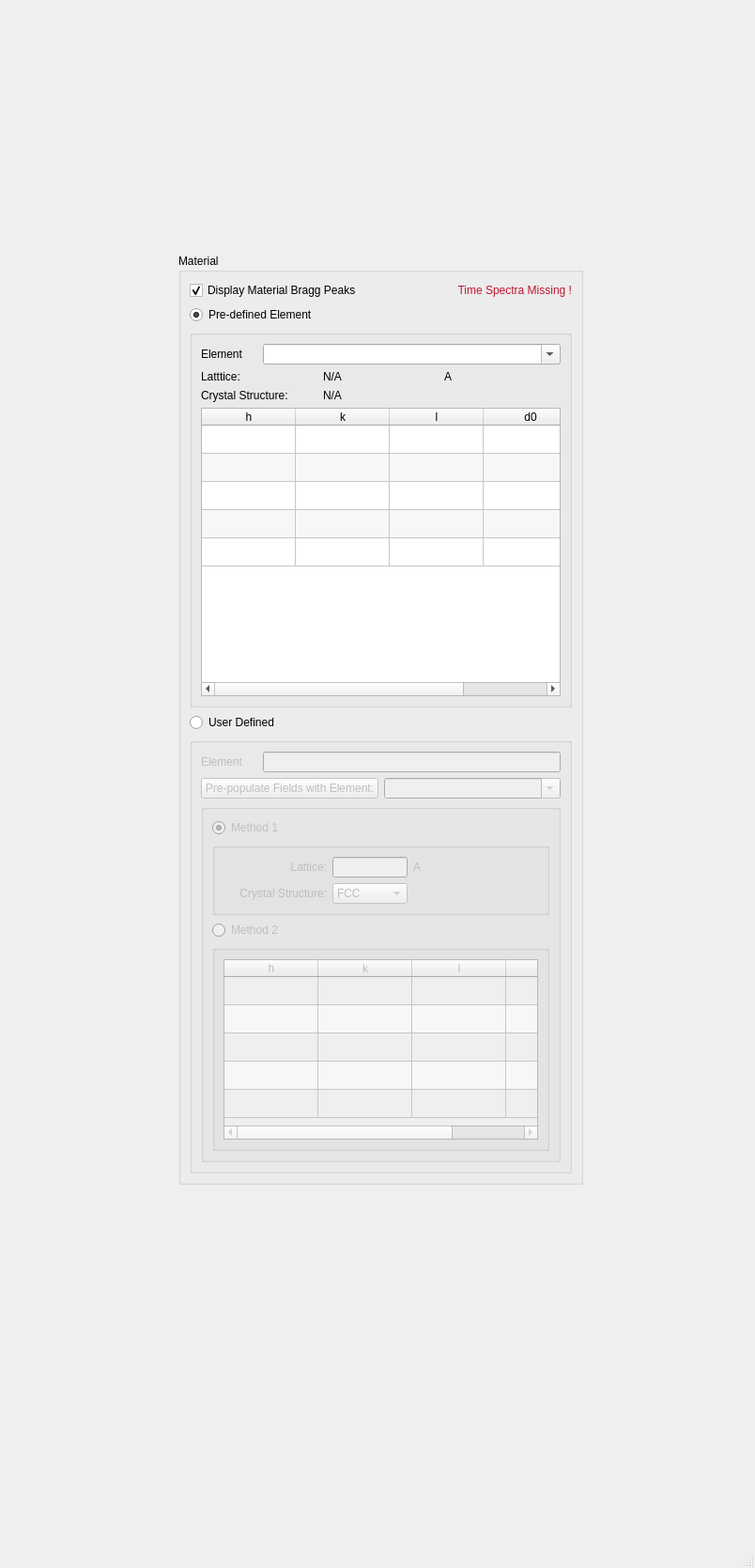
<?xml version="1.0" encoding="UTF-8"?>
<ui version="4.0">
 <class>MainWindow</class>
 <widget class="QMainWindow" name="MainWindow">
  <property name="geometry">
   <rect>
    <x>0</x>
    <y>0</y>
    <width>804</width>
    <height>1669</height>
   </rect>
  </property>
  <property name="windowTitle">
   <string>MainWindow</string>
  </property>
  <widget class="QWidget" name="centralwidget">
   <widget class="QGroupBox" name="groupBox_4">
    <property name="geometry">
     <rect>
      <x>190</x>
      <y>270</y>
      <width>431</width>
      <height>991</height>
     </rect>
    </property>
    <property name="minimumSize">
     <size>
      <width>0</width>
      <height>0</height>
     </size>
    </property>
    <property name="title">
     <string>Material</string>
    </property>
    <layout class="QVBoxLayout" name="verticalLayout_11">
     <item>
      <layout class="QHBoxLayout" name="horizontalLayout_23">
       <item>
        <widget class="QCheckBox" name="material_display_checkbox_2">
         <property name="text">
          <string>Display Material Bragg Peaks</string>
         </property>
         <property name="checked">
          <bool>true</bool>
         </property>
        </widget>
       </item>
       <item>
        <widget class="QLabel" name="display_warning_2">
         <property name="text">
          <string>&lt;html&gt;&lt;head/&gt;&lt;body&gt;&lt;p&gt;&lt;span style=&quot; color:#c1162d;&quot;&gt;Time Spectra Missing !&lt;/span&gt;&lt;/p&gt;&lt;/body&gt;&lt;/html&gt;</string>
         </property>
         <property name="alignment">
          <set>Qt::AlignRight|Qt::AlignTrailing|Qt::AlignVCenter</set>
         </property>
        </widget>
       </item>
      </layout>
     </item>
     <item>
      <widget class="QRadioButton" name="radioButton">
       <property name="text">
        <string>Pre-defined Element</string>
       </property>
       <property name="checked">
        <bool>true</bool>
       </property>
      </widget>
     </item>
     <item>
      <widget class="QGroupBox" name="groupBox_5">
       <property name="title">
        <string/>
       </property>
       <layout class="QVBoxLayout" name="verticalLayout">
        <item>
         <layout class="QHBoxLayout" name="horizontalLayout_19">
          <item>
           <widget class="QLabel" name="label_13">
            <property name="minimumSize">
             <size>
              <width>60</width>
              <height>0</height>
             </size>
            </property>
            <property name="maximumSize">
             <size>
              <width>60</width>
              <height>16777215</height>
             </size>
            </property>
            <property name="text">
             <string>Element</string>
            </property>
           </widget>
          </item>
          <item>
           <widget class="QComboBox" name="list_of_elements_2">
            <property name="editable">
             <bool>true</bool>
            </property>
           </widget>
          </item>
         </layout>
        </item>
        <item>
         <layout class="QGridLayout" name="gridLayout">
          <item row="0" column="0">
           <widget class="QLabel" name="label">
            <property name="text">
             <string>Latttice:</string>
            </property>
           </widget>
          </item>
          <item row="0" column="1">
           <widget class="QLabel" name="label_2">
            <property name="text">
             <string>N/A</string>
            </property>
           </widget>
          </item>
          <item row="0" column="2">
           <widget class="QLabel" name="angstroms_label_2">
            <property name="text">
             <string>A</string>
            </property>
           </widget>
          </item>
          <item row="1" column="0">
           <widget class="QLabel" name="label_5">
            <property name="text">
             <string>Crystal Structure:</string>
            </property>
           </widget>
          </item>
          <item row="1" column="1">
           <widget class="QLabel" name="label_8">
            <property name="text">
             <string>N/A</string>
            </property>
           </widget>
          </item>
         </layout>
        </item>
        <item>
         <widget class="QTableWidget" name="tableWidget_2">
          <property name="alternatingRowColors">
           <bool>true</bool>
          </property>
          <attribute name="horizontalHeaderStretchLastSection">
           <bool>true</bool>
          </attribute>
          <attribute name="verticalHeaderVisible">
           <bool>false</bool>
          </attribute>
          <row>
           <property name="text">
            <string>New Row</string>
           </property>
          </row>
          <row>
           <property name="text">
            <string>New Row</string>
           </property>
          </row>
          <row>
           <property name="text">
            <string>New Row</string>
           </property>
          </row>
          <row>
           <property name="text">
            <string>New Row</string>
           </property>
          </row>
          <row>
           <property name="text">
            <string>New Row</string>
           </property>
          </row>
          <column>
           <property name="text">
            <string>h</string>
           </property>
          </column>
          <column>
           <property name="text">
            <string>k</string>
           </property>
          </column>
          <column>
           <property name="text">
            <string>l</string>
           </property>
          </column>
          <column>
           <property name="text">
            <string>d0</string>
           </property>
          </column>
         </widget>
        </item>
       </layout>
      </widget>
     </item>
     <item>
      <widget class="QRadioButton" name="radioButton_2">
       <property name="text">
        <string>User Defined</string>
       </property>
      </widget>
     </item>
     <item>
      <widget class="QGroupBox" name="groupBox_7">
       <property name="enabled">
        <bool>false</bool>
       </property>
       <property name="title">
        <string/>
       </property>
       <layout class="QVBoxLayout" name="verticalLayout_14">
        <item>
         <layout class="QHBoxLayout" name="horizontalLayout_10">
          <item>
           <widget class="QLabel" name="label_14">
            <property name="minimumSize">
             <size>
              <width>60</width>
              <height>0</height>
             </size>
            </property>
            <property name="maximumSize">
             <size>
              <width>60</width>
              <height>16777215</height>
             </size>
            </property>
            <property name="text">
             <string>Element</string>
            </property>
           </widget>
          </item>
          <item>
           <widget class="QLineEdit" name="lineEdit"/>
          </item>
         </layout>
        </item>
        <item>
         <layout class="QHBoxLayout" name="horizontalLayout_11">
          <item>
           <widget class="QPushButton" name="pushButton">
            <property name="text">
             <string>Pre-populate Fields with Element:</string>
            </property>
           </widget>
          </item>
          <item>
           <widget class="QComboBox" name="list_of_elements_3">
            <property name="editable">
             <bool>true</bool>
            </property>
           </widget>
          </item>
         </layout>
        </item>
        <item>
         <widget class="QGroupBox" name="groupBox_8">
          <property name="title">
           <string/>
          </property>
          <layout class="QVBoxLayout" name="verticalLayout_15">
           <item>
            <widget class="QRadioButton" name="method1_radioButton">
             <property name="text">
              <string>Method 1</string>
             </property>
             <property name="checked">
              <bool>true</bool>
             </property>
            </widget>
           </item>
           <item>
            <layout class="QHBoxLayout" name="horizontalLayout_12">
             <item>
              <layout class="QHBoxLayout" name="horizontalLayout_13">
               <item>
                <widget class="QGroupBox" name="method1_groupBox">
                 <property name="title">
                  <string/>
                 </property>
                 <layout class="QVBoxLayout" name="verticalLayout_18">
                  <item>
                   <layout class="QHBoxLayout" name="horizontalLayout_14">
                    <item>
                     <widget class="QLabel" name="label_9">
                      <property name="minimumSize">
                       <size>
                        <width>110</width>
                        <height>0</height>
                       </size>
                      </property>
                      <property name="maximumSize">
                       <size>
                        <width>110</width>
                        <height>16777215</height>
                       </size>
                      </property>
                      <property name="layoutDirection">
                       <enum>Qt::LeftToRight</enum>
                      </property>
                      <property name="text">
                       <string>Lattice:</string>
                      </property>
                      <property name="alignment">
                       <set>Qt::AlignRight|Qt::AlignTrailing|Qt::AlignVCenter</set>
                      </property>
                     </widget>
                    </item>
                    <item>
                     <widget class="QLineEdit" name="lattice">
                      <property name="minimumSize">
                       <size>
                        <width>80</width>
                        <height>0</height>
                       </size>
                      </property>
                      <property name="maximumSize">
                       <size>
                        <width>80</width>
                        <height>16777215</height>
                       </size>
                      </property>
                     </widget>
                    </item>
                    <item>
                     <widget class="QLabel" name="angstroms_label_3">
                      <property name="text">
                       <string>A</string>
                      </property>
                     </widget>
                    </item>
                    <item>
                     <spacer name="horizontalSpacer_12">
                      <property name="orientation">
                       <enum>Qt::Horizontal</enum>
                      </property>
                      <property name="sizeHint" stdset="0">
                       <size>
                        <width>40</width>
                        <height>20</height>
                       </size>
                      </property>
                     </spacer>
                    </item>
                   </layout>
                  </item>
                  <item>
                   <layout class="QHBoxLayout" name="horizontalLayout_20">
                    <item>
                     <widget class="QLabel" name="label_10">
                      <property name="minimumSize">
                       <size>
                        <width>110</width>
                        <height>0</height>
                       </size>
                      </property>
                      <property name="maximumSize">
                       <size>
                        <width>110</width>
                        <height>16777215</height>
                       </size>
                      </property>
                      <property name="layoutDirection">
                       <enum>Qt::LeftToRight</enum>
                      </property>
                      <property name="text">
                       <string>Crystal Structure:</string>
                      </property>
                      <property name="alignment">
                       <set>Qt::AlignRight|Qt::AlignTrailing|Qt::AlignVCenter</set>
                      </property>
                     </widget>
                    </item>
                    <item>
                     <widget class="QComboBox" name="crystal_structure_2">
                      <property name="sizePolicy">
                       <sizepolicy hsizetype="Expanding" vsizetype="Fixed">
                        <horstretch>0</horstretch>
                        <verstretch>0</verstretch>
                       </sizepolicy>
                      </property>
                      <property name="minimumSize">
                       <size>
                        <width>80</width>
                        <height>0</height>
                       </size>
                      </property>
                      <property name="maximumSize">
                       <size>
                        <width>80</width>
                        <height>16777215</height>
                       </size>
                      </property>
                      <item>
                       <property name="text">
                        <string>FCC</string>
                       </property>
                      </item>
                      <item>
                       <property name="text">
                        <string>BCC</string>
                       </property>
                      </item>
                     </widget>
                    </item>
                    <item>
                     <spacer name="horizontalSpacer_13">
                      <property name="orientation">
                       <enum>Qt::Horizontal</enum>
                      </property>
                      <property name="sizeHint" stdset="0">
                       <size>
                        <width>40</width>
                        <height>20</height>
                       </size>
                      </property>
                     </spacer>
                    </item>
                   </layout>
                  </item>
                 </layout>
                </widget>
               </item>
              </layout>
             </item>
            </layout>
           </item>
           <item>
            <widget class="QRadioButton" name="method2_radioButton">
             <property name="text">
              <string>Method 2</string>
             </property>
            </widget>
           </item>
           <item>
            <layout class="QHBoxLayout" name="horizontalLayout_26">
             <item>
              <widget class="QGroupBox" name="method2_groupBox">
               <property name="enabled">
                <bool>false</bool>
               </property>
               <property name="title">
                <string/>
               </property>
               <layout class="QVBoxLayout" name="verticalLayout_20">
                <item>
                 <widget class="QTableWidget" name="tableWidget">
                  <property name="alternatingRowColors">
                   <bool>true</bool>
                  </property>
                  <attribute name="horizontalHeaderStretchLastSection">
                   <bool>true</bool>
                  </attribute>
                  <attribute name="verticalHeaderVisible">
                   <bool>false</bool>
                  </attribute>
                  <row>
                   <property name="text">
                    <string>New Row</string>
                   </property>
                  </row>
                  <row>
                   <property name="text">
                    <string>New Row</string>
                   </property>
                  </row>
                  <row>
                   <property name="text">
                    <string>New Row</string>
                   </property>
                  </row>
                  <row>
                   <property name="text">
                    <string>New Row</string>
                   </property>
                  </row>
                  <row>
                   <property name="text">
                    <string>New Row</string>
                   </property>
                  </row>
                  <column>
                   <property name="text">
                    <string>h</string>
                   </property>
                  </column>
                  <column>
                   <property name="text">
                    <string>k</string>
                   </property>
                  </column>
                  <column>
                   <property name="text">
                    <string>l</string>
                   </property>
                  </column>
                  <column>
                   <property name="text">
                    <string>d0</string>
                   </property>
                  </column>
                 </widget>
                </item>
               </layout>
              </widget>
             </item>
            </layout>
           </item>
          </layout>
         </widget>
        </item>
       </layout>
      </widget>
     </item>
    </layout>
   </widget>
  </widget>
  <widget class="QMenuBar" name="menubar">
   <property name="geometry">
    <rect>
     <x>0</x>
     <y>0</y>
     <width>804</width>
     <height>24</height>
    </rect>
   </property>
  </widget>
  <widget class="QStatusBar" name="statusbar"/>
 </widget>
 <resources/>
 <connections/>
</ui>
